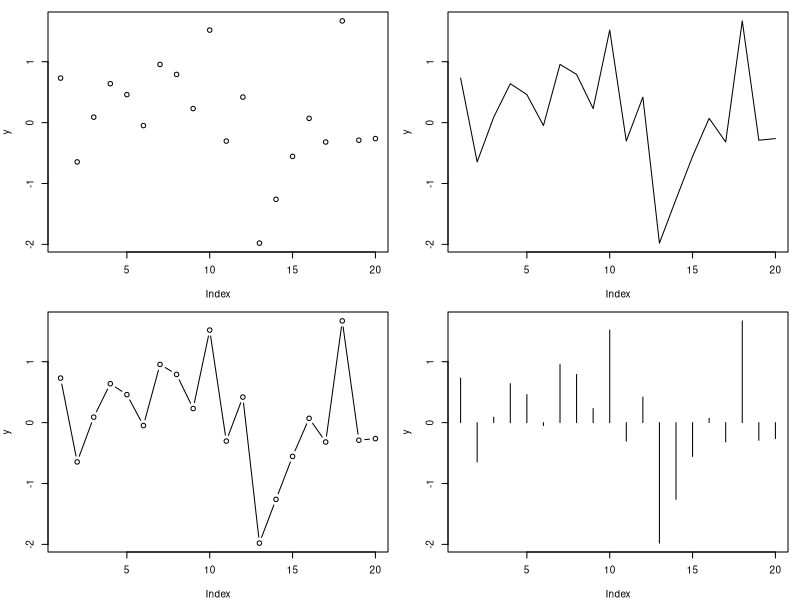

The R source for this figure:
par(mfrow=c(2, 2), cex=0.6, mar=c(4, 4, 1, 1))
y <- rnorm(20)
plot(y, type="p")
plot(y, type="l")
plot(y, type="b")
plot(y, type="h")
